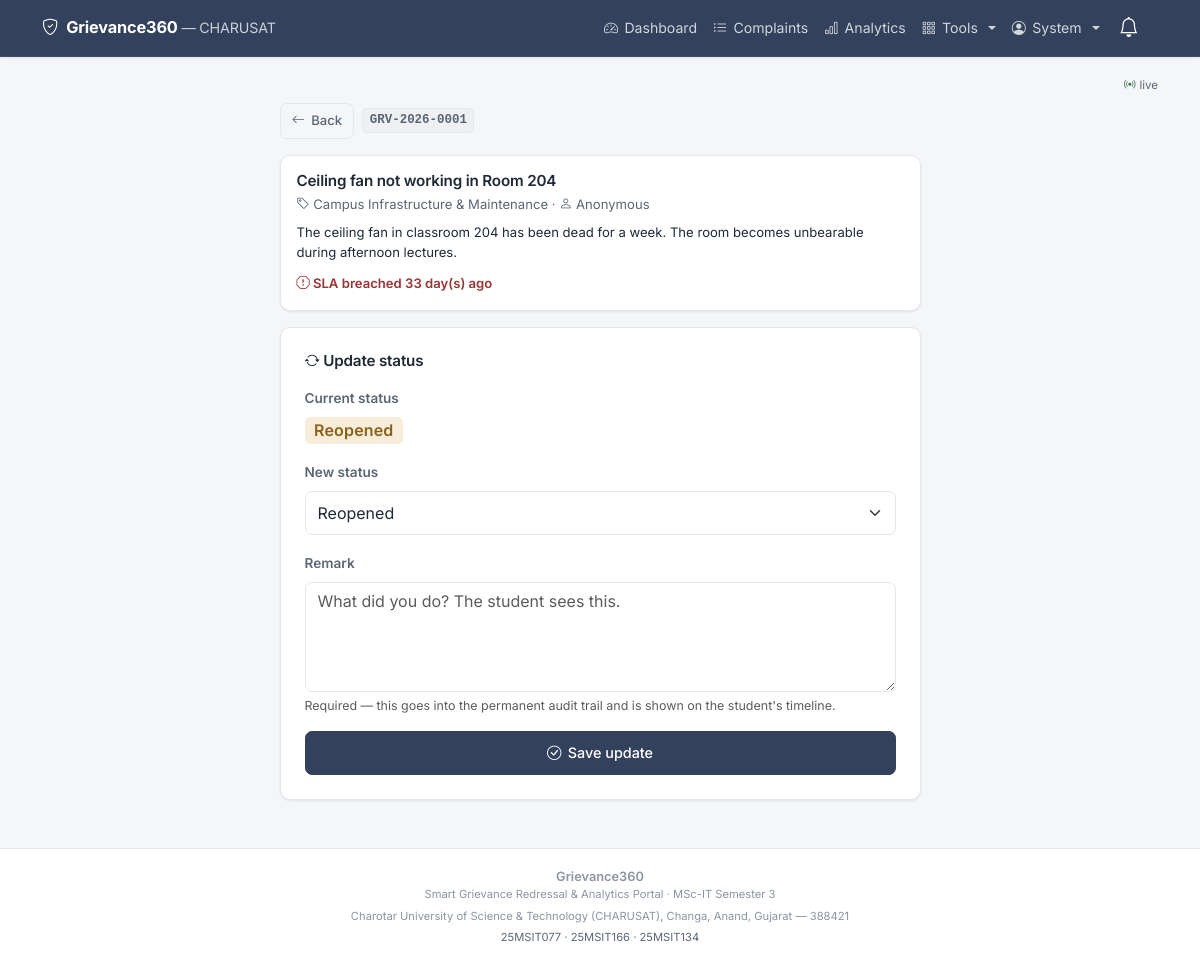
The page /complaint/1/status (signed in) on the database its author committed.
### tables this page shows
CREATE TABLE users (
    id             INTEGER PRIMARY KEY AUTOINCREMENT,
    name           TEXT NOT NULL,
    email          TEXT NOT NULL UNIQUE,
    password_hash  TEXT NOT NULL,
    role           TEXT NOT NULL DEFAULT 'student'
                   CHECK (role IN ('student','staff','admin')),
    department_id  INTEGER,
    enrollment_no  TEXT,
    phone          TEXT,
    is_active      INTEGER NOT NULL DEFAULT 1,
    reset_token    TEXT,
    reset_expires  TEXT,
    created_at     TEXT NOT NULL, photo TEXT, program TEXT, student_department TEXT, semester TEXT,
    FOREIGN KEY (department_id) REFERENCES departments(id)
);

CREATE TABLE complaints (
    id             INTEGER PRIMARY KEY AUTOINCREMENT,
    ticket_code    TEXT NOT NULL UNIQUE,
    user_id        INTEGER NOT NULL,
    category_id    INTEGER NOT NULL,
    department_id  INTEGER,
    assigned_to    INTEGER,
    subject        TEXT NOT NULL,
    description    TEXT NOT NULL,
    attachment     TEXT,
    is_anonymous   INTEGER NOT NULL DEFAULT 0,
    status         TEXT NOT NULL DEFAULT 'Pending',
    priority_score INTEGER NOT NULL DEFAULT 0,
    reopen_count   INTEGER NOT NULL DEFAULT 0,
    created_at     TEXT NOT NULL,
    updated_at     TEXT NOT NULL,
    deadline       TEXT NOT NULL,
    resolved_at    TEXT,
    FOREIGN KEY (user_id)       REFERENCES users(id),
    FOREIGN KEY (category_id)   REFERENCES categories(id),
    FOREIGN KEY (department_id) REFERENCES departments(id),
    FOREIGN KEY (assigned_to)   REFERENCES users(id)
);

CREATE TABLE categories (
    id              INTEGER PRIMARY KEY AUTOINCREMENT,
    name            TEXT NOT NULL UNIQUE,
    department_id   INTEGER,
    sla_days        INTEGER NOT NULL DEFAULT 7,
    priority_weight INTEGER NOT NULL DEFAULT 1,
    created_at      TEXT NOT NULL,
    FOREIGN KEY (department_id) REFERENCES departments(id)
);

### app.py (the view, shortened to what this page needs)
@app.route("/complaint/<int:complaint_id>/status", methods=["GET", "POST"])
@login_required
@role_required("staff", "admin")
def update_status(complaint_id):
    complaint = get_complaint_or_404(complaint_id=complaint_id)
    if not can_view(complaint):
        abort(403)
    return render_template("staff/update.html", complaint=complaint)

### app.py (called while the page is built)
@login_manager.user_loader
def load_user(user_id):
    row = db.query_one(
        "SELECT * FROM users WHERE id = %s AND is_active = 1", (user_id,)
    )
    return User(row) if row else None

def role_required(*roles):
    def decorator(view):
        @wraps(view)
        def wrapped(*args, **kwargs):
            if not current_user.is_authenticated:
                return login_manager.unauthorized()
            if current_user.role not in roles:
                flash("You do not have permission to open that page.", "danger")
                return redirect(url_for("index"))
            return view(*args, **kwargs)
        return wrapped
    return decorator

@app.context_processor
def inject_globals():
    now = helpers.now_str()
    return {
        "status_color": helpers.status_color,
        "pretty_date": helpers.pretty_date,
        "priority_label": helpers.priority_label,
        "is_breached": helpers.is_breached,
        "days_left": helpers.days_left,
        "ALL_STATUSES": config.STATUSES,
        "current_year": datetime.now().year,
        "now": now,
    }

def can_view(complaint):
    if current_user.role == "admin":
        return True
    if current_user.role == "staff":
        return (complaint["assigned_to"] == current_user.id
                or complaint["department_id"] == current_user.department_id)
    return complaint["user_id"] == current_user.id

### db.py (called while the page is built, shortened)
def _connect():
    if config.DB_ENGINE == "sqlite":
        raw = sqlite3.connect(config.SQLITE_PATH)
        raw.row_factory = sqlite3.Row          # lets us build dicts from rows
        raw.execute("PRAGMA foreign_keys = ON")  # SQLite needs this switched on
        return _SQLiteConnection(raw)

def get_db():
    if "db" not in g:
        g.db = _connect()
    return g.db

def query_one(sql, params=()):
    cursor = get_db().cursor()
    cursor.execute(sql, params)
    row = cursor.fetchone()
    cursor.close()
    return row

    def execute(self, sql, params=()):
        return self._cursor.execute(sql.replace("%s", "?"), params)

    def fetchone(self):
        row = self._cursor.fetchone()
        return dict(row) if row is not None else None

    def close(self):
        self._cursor.close()

    def cursor(self):
        return _SQLiteCursor(self._connection.cursor())

    def close(self):
        self._connection.close()

### helpers.py (called while the page is built)
def now_str():
    return datetime.now().strftime(DT_FORMAT)

def status_color(status):
    return config.STATUS_COLORS.get(status, "secondary")

### templates/staff/update.html (shortened to what this page needs)
{% extends "base.html" %}
{% from "partials/_macros.html" import sla_line with context %}
{% block content %}
<div class="row justify-content-center mt-2">
  <div class="col-12 col-lg-7">
    <div class="d-flex align-items-center gap-2 mb-3">
      <a href="{{ url_for('track_complaint', ticket_code=complaint.ticket_code) }}"
         class="btn btn-sm btn-outline-secondary">
        <i class="bi bi-arrow-left"></i> Back
      </a>
      <span class="ge-ticket">{{ complaint.ticket_code }}</span>
    </div>
    <div class="ge-card p-3 mb-3">
      <h6 class="ge-wrap mb-1">{{ complaint.subject }}</h6>
      <div class="small text-muted ge-wrap mb-2">
        <i class="bi bi-tag"></i> {{ complaint.category_name }} &middot;
        <i class="bi bi-person"></i>
        {{ 'Anonymous' if complaint.is_anonymous else complaint.student_name }}
      </div>
      <p class="small ge-wrap mb-2">{{ complaint.description }}</p>
      {{ sla_line(complaint) }}
    </div>
    <div class="ge-card p-3 p-md-4">
      <h6 class="mb-3"><i class="bi bi-arrow-repeat"></i> Update status</h6>
      <form method="POST" novalidate>
        <div class="mb-3">
          <label class="form-label">Current status</label>
          <div>
            <span class="badge bg-{{ status_color(complaint.status) }} fs-6">
              {{ complaint.status }}
            </span>
          </div>
        </div>
        <div class="mb-3">
          <label for="status" class="form-label">New status</label>
          <select class="form-select" id="status" name="status" required>
            {% for option in ALL_STATUSES %}
              <option value="{{ option }}"
                      {% if option == complaint.status %}selected{% endif %}>
                {{ option }}
              </option>
            {% endfor %}
          </select>
        </div>
        <div class="mb-3">
          <label for="remark" class="form-label">Remark</label>
          <textarea class="form-control" id="remark" name="remark" rows="3"
                    required
                    placeholder="What did you do? The student sees this."></textarea>
          <div class="form-text">
            Required &mdash; this goes into the permanent audit trail and is
            shown on the student's timeline.
          </div>
        </div>
        <button type="submit" class="btn btn-primary w-100">
          <i class="bi bi-check-circle"></i> Save update
        </button>
      </form>
    </div>
  </div>
</div>
{% endblock %}

### templates/base.html (shortened to what this page needs)
<!DOCTYPE html>
<html lang="en">
<head>
  <link href="https://cdn.jsdelivr.net/npm/bootstrap@5.3.3/dist/css/bootstrap.min.css" rel="stylesheet">
  <link href="https://cdn.jsdelivr.net/npm/bootstrap-icons@1.11.3/font/bootstrap-icons.css" rel="stylesheet">
  <link href="{{ url_for('static', filename='css/style.css') }}" rel="stylesheet">
</head>
<body>
<nav class="navbar navbar-expand-md navbar-dark ge-navbar sticky-top">
  <div class="container">
    <a class="navbar-brand fw-bold d-flex align-items-center gap-2"
       href="{{ url_for('index') }}">
      <i class="bi bi-shield-check"></i>
      <span>
        Grievance360
        <span class="d-none d-md-inline fw-normal small opacity-75">
          &mdash; CHARUSAT
        </span>
      </span>
    </a>
    {% if current_user.is_authenticated %}
    <div class="dropdown order-md-last ms-auto me-2">
      <button class="btn btn-link nav-link position-relative ge-tap"
              type="button" data-bs-toggle="dropdown" aria-expanded="false"
              aria-label="Notifications">
        <i class="bi bi-bell fs-5 text-white"></i>
      </button>
    </div>
    {% endif %}
    <div class="collapse navbar-collapse" id="mainNav">
      <ul class="navbar-nav ms-auto mb-2 mb-md-0 align-items-md-center">
        {% if current_user.is_authenticated %}
          {% if current_user.role == 'student' %}
            <li class="nav-item">
              <a class="nav-link ge-tap" href="{{ url_for('student_dashboard') }}">
                <i class="bi bi-grid"></i> My Complaints</a>
            </li>
            <li class="nav-item">
              <a class="nav-link ge-tap" href="{{ url_for('raise_complaint') }}">
                <i class="bi bi-plus-circle"></i> Raise Complaint</a>
            </li>
            <li class="nav-item">
              <a class="nav-link ge-tap" href="{{ url_for('kb_list') }}">
                <i class="bi bi-book"></i> Help</a>
            </li>
            <li class="nav-item">
              <a class="nav-link ge-tap" href="{{ url_for('announcements') }}">
                <i class="bi bi-megaphone"></i> Notices</a>
            </li>
            <li class="nav-item">
              <a class="nav-link ge-tap" href="{{ url_for('profile') }}">
                <i class="bi bi-person-circle"></i> Profile</a>
            </li>
          {% elif current_user.role == 'admin' %}
            <li class="nav-item">
              <a class="nav-link ge-tap" href="{{ url_for('admin_dashboard') }}">
                <i class="bi bi-speedometer2"></i> Dashboard</a>
            </li>
            <li class="nav-item">
              <a class="nav-link ge-tap" href="{{ url_for('admin_complaints') }}">
                <i class="bi bi-list-ul"></i> Complaints</a>
            </li>
            <li class="nav-item">
              <a class="nav-link ge-tap" href="{{ url_for('admin_analytics') }}">
                <i class="bi bi-bar-chart"></i> Analytics</a>
            </li>
            <li class="nav-item dropdown">
              <a class="nav-link dropdown-toggle ge-tap" href="#" role="button"
                 data-bs-toggle="dropdown">
                <i class="bi bi-grid-3x3-gap"></i> Tools
              </a>
            </li>
          {% endif %}
          <li class="nav-item dropdown">
            <a class="nav-link dropdown-toggle ge-tap" href="#" role="button"
               data-bs-toggle="dropdown">
              <i class="bi bi-person-circle"></i>
              {{ current_user.name.split(' ')[0] }}
            </a>
          </li>
        {% endif %}
      </ul>
    </div>
  </div>
</nav>
<main class="container ge-main">
  {% if current_user.is_authenticated %}
  <div class="d-flex justify-content-end mb-1" style="min-height:18px">
    <span id="liveBar" class="d-inline-flex align-items-center gap-1"
          style="font-size:.72rem;color:var(--ge-muted,#64748b)">
      <i class="bi bi-broadcast text-success"></i>
      <span class="text-muted">live</span>
    </span>
  </div>
  {% endif %}
  {% block content %}{% endblock %}
</main>
<footer class="ge-footer no-print">
  <div class="container text-center">
    <div class="fw-semibold">Grievance360</div>
    <div class="small">
      Smart Grievance Redressal &amp; Analytics Portal &middot; MSc-IT Semester 3
    </div>
    <div class="small mt-1">
      Charotar University of Science &amp; Technology (CHARUSAT),
      Changa, Anand, Gujarat &mdash; 388421
    </div>
    <div class="small mt-1 text-muted">
      25MSIT077 &middot; 25MSIT166 &middot; 25MSIT134
    </div>
  </div>
</footer>
</body>
</html>

### static/css/style.css (style rules this page uses)
:root { --ge-ink: #1f2937; --ge-ink-soft: #5b6674; --ge-ink-faint: #8b95a3; --ge-primary: #33415c; --ge-primary-dark: #283346; --ge-accent: #5b6ea8; --ge-accent-soft: #eef1f8; --ge-bg: #f5f6f8; --ge-surface: #ffffff; --ge-line: #e4e7ec; --ge-line-soft: #eef0f3; --ge-radius: 10px; --ge-radius-sm: 7px; --ge-shadow: 0 1px 2px rgba(31, 41, 55, .05), 0 1px 3px rgba(31, 41, 55, .04); --ge-shadow-lift: 0 4px 12px rgba(31, 41, 55, .08); --ge-bottomnav-height: 60px; }
html, body { overflow-x: hidden; max-width: 100%; }
body { background-color: var(--ge-bg); color: var(--ge-ink); font-family: "Inter", -apple-system, BlinkMacSystemFont, "Segoe UI", Roboto, "Helvetica Neue", Arial, sans-serif; font-size: 15px; line-height: 1.55; -webkit-font-smoothing: antialiased; display: flex; flex-direction: column; min-height: 100vh; }
h1, h2, h3, h4, h5, h6 { font-weight: 600; letter-spacing: -.011em; color: var(--ge-ink); }
h6 { font-size: .95rem; }
a { color: var(--ge-accent); text-decoration: none; }
.text-muted { color: var(--ge-ink-soft) !important; }
.ge-main { flex: 1 0 auto; padding-top: .25rem; padding-bottom: 1.5rem; }
input.form-control, select.form-select, textarea.form-control { font-size: 16px; min-height: 44px; border-color: var(--ge-line); border-radius: var(--ge-radius-sm); color: var(--ge-ink); }
textarea.form-control { min-height: 110px; line-height: 1.5; }
.form-label { font-size: .85rem; font-weight: 600; color: var(--ge-ink-soft); }
.form-text { font-size: .78rem; }
.ge-tap, .btn { min-height: 44px; display: inline-flex; align-items: center; justify-content: center; gap: .4rem; }
.btn { border-radius: var(--ge-radius-sm); font-size: .9rem; font-weight: 500; padding: .45rem 1rem; }
.btn-sm { min-height: 36px; font-size: .82rem; padding: .3rem .7rem; }
.btn-primary { background-color: var(--ge-primary); border-color: var(--ge-primary); }
.btn-outline-secondary { color: var(--ge-ink-soft); border-color: var(--ge-line); }
.badge { font-weight: 600; font-size: .72rem; letter-spacing: .01em; padding: .32em .6em; border-radius: 5px; }
.badge.bg-warning { background-color: #f8eddb !important; color: #8a6116 !important; }
.ge-navbar { background: var(--ge-primary); border-bottom: 1px solid rgba(255, 255, 255, .06); box-shadow: 0 1px 3px rgba(31, 41, 55, .10); padding-top: .35rem; padding-bottom: .35rem; }
.ge-navbar .navbar-brand { font-size: 1.02rem; font-weight: 600; letter-spacing: -.01em; color: #fff; }
.ge-navbar .nav-link { color: rgba(255, 255, 255, .78); font-size: .88rem; border-radius: var(--ge-radius-sm); padding-left: .7rem; padding-right: .7rem; }
.ge-card { border: 1px solid var(--ge-line); border-radius: var(--ge-radius); box-shadow: var(--ge-shadow); background: var(--ge-surface); }
.text-success { color: #2f6b43 !important; }
.ge-ticket { font-family: ui-monospace, SFMono-Regular, Menlo, Consolas, monospace; font-size: .78rem; font-weight: 600; color: var(--ge-ink-soft); background: var(--ge-line-soft); border: 1px solid var(--ge-line); border-radius: 5px; padding: .12rem .4rem; white-space: nowrap; }
.ge-wrap { overflow-wrap: anywhere; word-break: break-word; }
.ge-footer { flex-shrink: 0; background: var(--ge-surface); border-top: 1px solid var(--ge-line); padding: 1.1rem 0; margin-top: 1.5rem; font-size: .8rem; color: var(--ge-ink-faint); }
@media (min-width: 1200px) { .ge-main.container { max-width: 1140px; } }

### rows shown on the page
users: name "System"
complaints: ticket_code "GRV-2026-0001", subject "Ceiling fan not working in Room 204", is_anonymous "Anonymous", description "The ceiling fan in classroom 204 has been dead for a week. The room becomes unbearable during afternoon lectures.", status "Reopened"
categories: category_name "Campus Infrastructure & Maintenance"

### other values the page prints
{{ days_left(item) }} "33"
